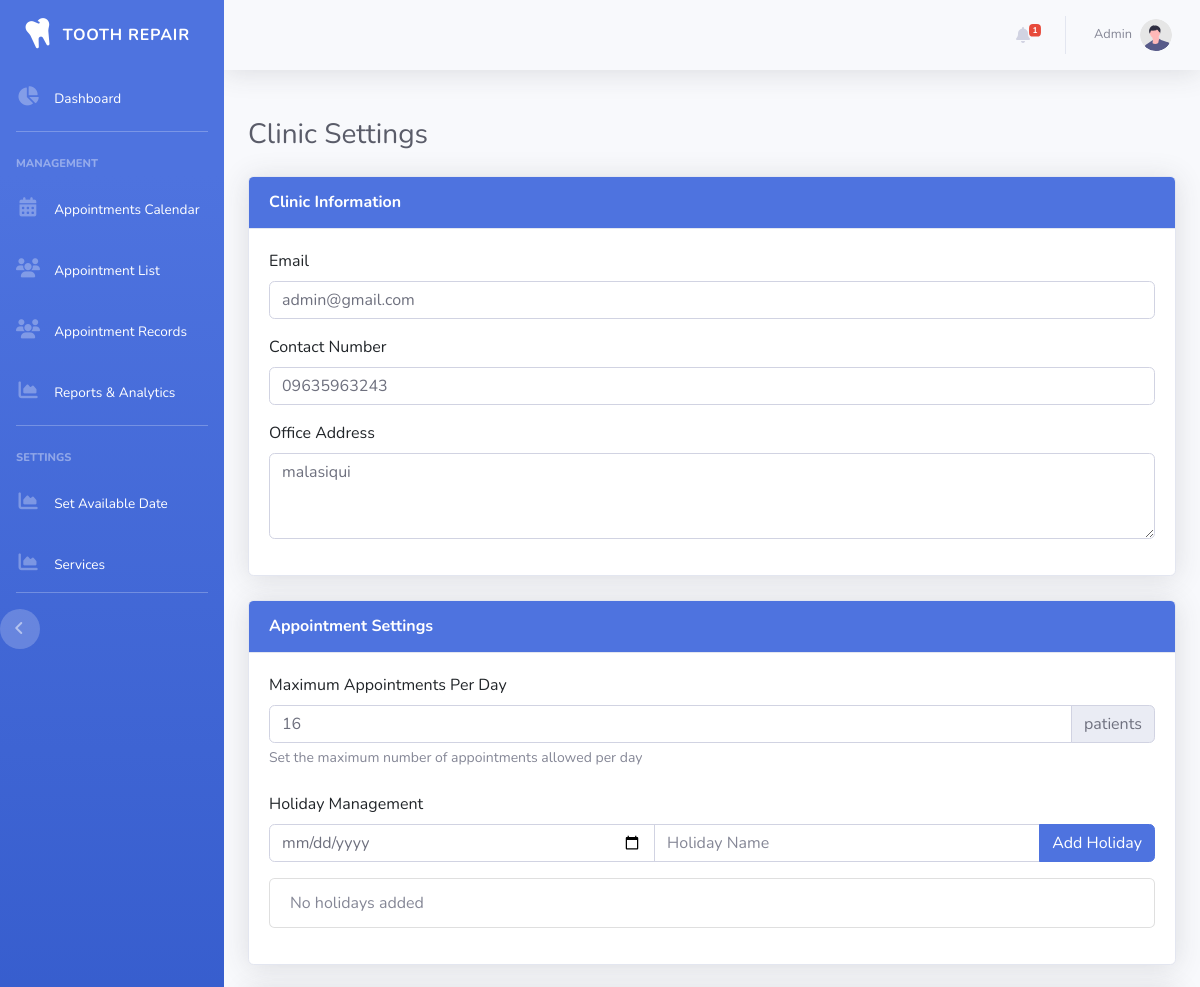
The app's page /admin/settings.php (upper part), older data.
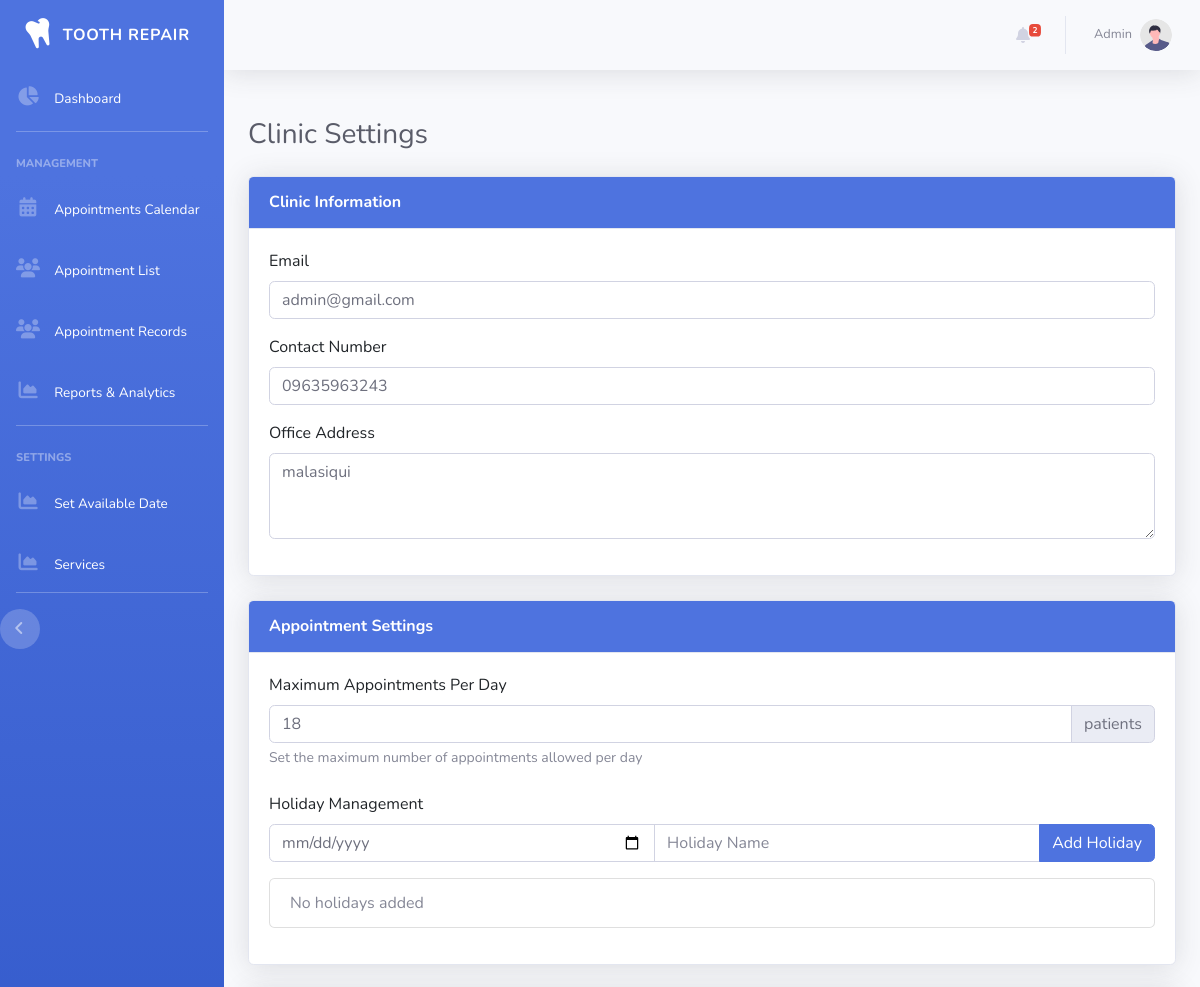
The same page, newer data.
### tables this page shows
CREATE TABLE `clinic_settings` (
  `setting_id` int(11) NOT NULL,
  `max_daily_appointments` int(11) DEFAULT 10,
  `contact_number` varchar(20) DEFAULT NULL,
  `email` varchar(100) DEFAULT NULL,
  `address` text DEFAULT NULL,
  `logo` varchar(255) DEFAULT NULL,
  `cover` varchar(255) DEFAULT NULL
);

### admin/settings.php (the view, shortened to what the changed rows need)
<?php
include_once('../database/db_connection.php');
include_once('includes/header.php');
include_once('includes/sidebar.php');
include_once('includes/topbar.php');
$settingsQuery = "SELECT * FROM clinic_settings LIMIT 1";
$result = mysqli_query($conn, $settingsQuery);
$settings = mysqli_fetch_assoc($result) ?? [];
$max_daily = $settings['max_daily_appointments'] ?? 10;
$contact_number = $settings['contact_number'] ?? 'Not Set';
$email = $settings['email'] ?? 'Not Set';
$address = $settings['address'] ?? 'Not Set';
?>
<!DOCTYPE html>
<html lang="en">
<head>
    <link rel="stylesheet" href="https://cdnjs.cloudflare.com/ajax/libs/font-awesome/6.5.1/css/all.min.css">
<link rel="stylesheet" href="https://cdn.jsdelivr.net/npm/sweetalert2@11/dist/sweetalert2.min.css">
<link href="css/sb-admin-2.min.css" rel="stylesheet">
<link rel="stylesheet" href="https://cdn.datatables.net/1.13.7/css/jquery.dataTables.min.css">
</head>
<body>
<div class="container-fluid">
    <h1 class="h3 mb-4 text-gray-800">Clinic Settings</h1>
    <form method="POST" enctype="multipart/form-data">
        <div class="card shadow mb-4">
            <div class="card-body">
                <div class="form-group">
                    <label>Email</label>
                    <input type="email" class="form-control" name="email" value="<?= htmlspecialchars($email) ?>" required>
                </div>
                <div class="form-group">
                    <label>Contact Number</label>
                    <input type="text" class="form-control" name="contact_number" value="<?= htmlspecialchars($contact_number) ?>" required>
                </div>
                <div class="form-group">
                    <label>Office Address</label>
                    <textarea class="form-control" name="address" rows="3" required><?= htmlspecialchars($address) ?></textarea>
                </div>
            </div>
        </div>
        <div class="card shadow mb-4">
            <div class="card-body">
                <div class="form-group">
                    <div class="input-group">
                        <input type="number" class="form-control" name="max_daily"
                               value="<?= htmlspecialchars($max_daily) ?>"
                               min="1" max="50" required>
                        <div class="input-group-append">
                            <span class="input-group-text">patients</span>
                        </div>
                    </div>
                </div>
            </div>
        </div>
    </form>
</div>
<?php include_once('includes/footer.php'); ?>
</body>
</html>

### admin/includes/topbar.php (shortened to what the changed rows need)
<?php
include_once('../database/db_connection.php');
$new_users_query = "SELECT COUNT(*) as count FROM users
                    WHERE DATE(created_at) >= DATE_SUB(CURDATE(), INTERVAL 10 DAY)";
$new_users_result = mysqli_query($conn, $new_users_query);
$new_users = mysqli_fetch_assoc($new_users_result)['count'] ?? 0;
$today_appt_query = "SELECT COUNT(*) as count FROM appointments
                     WHERE DATE(appointment_date) = CURDATE()
                     AND status != 'deleted'";
$today_appt_result = mysqli_query($conn, $today_appt_query);
$today_appointments = mysqli_fetch_assoc($today_appt_result)['count'] ?? 0;
$new_appt_query = "SELECT COUNT(*) as count FROM appointments
                   WHERE created_at >= DATE_SUB(NOW(), INTERVAL 24 HOUR)
                   AND status != 'deleted'";
$new_appt_result = mysqli_query($conn, $new_appt_query);
$new_appointments = mysqli_fetch_assoc($new_appt_result)['count'] ?? 0;
$total_notifications = $new_users + $new_appointments + $today_appointments;
?>
<div id="content-wrapper" class="d-flex flex-column">
    <div id="content">
<nav class="navbar navbar-expand navbar-light bg-blue topbar mb-5 static-top shadow">
<ul class="navbar-nav ml-auto">
    <li class="nav-item dropdown no-arrow mx-1">
        <a class="nav-link dropdown-toggle" href="appointmentlist.php" id="alertsDropdown" role="button"
            data-toggle="dropdown" aria-haspopup="true" aria-expanded="false">
            <i class="fas fa-bell fa-fw"></i>
            <?php if ($total_notifications > 0): ?>
            <span class="badge badge-danger badge-counter"><?= $total_notifications ?></span>
            <?php endif; ?>
        </a>
    </li>
</ul>
        </nav>

Row changes from the older to the newer data that the page shows:
changed clinic_settings "admin@gmail.com": max_daily "16" → "18"
Text that changed along with them:
$total_notifications: "1" → "2"
